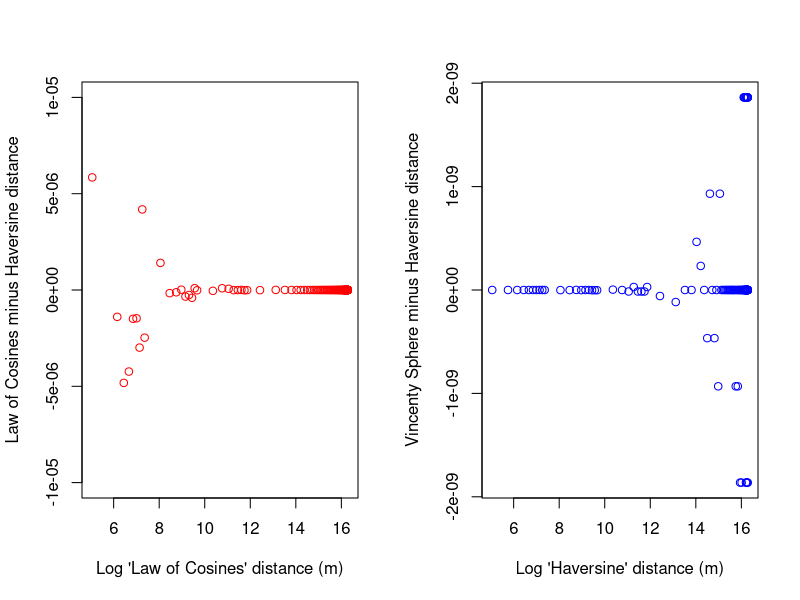
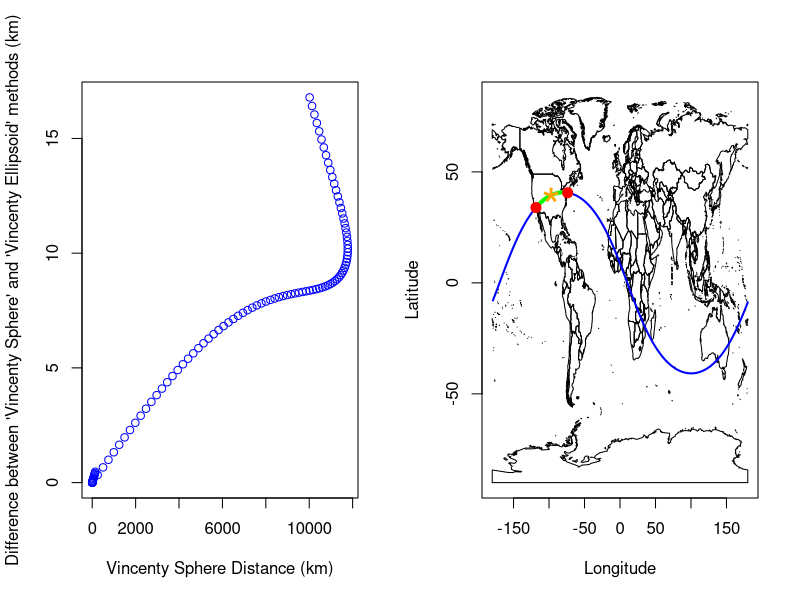
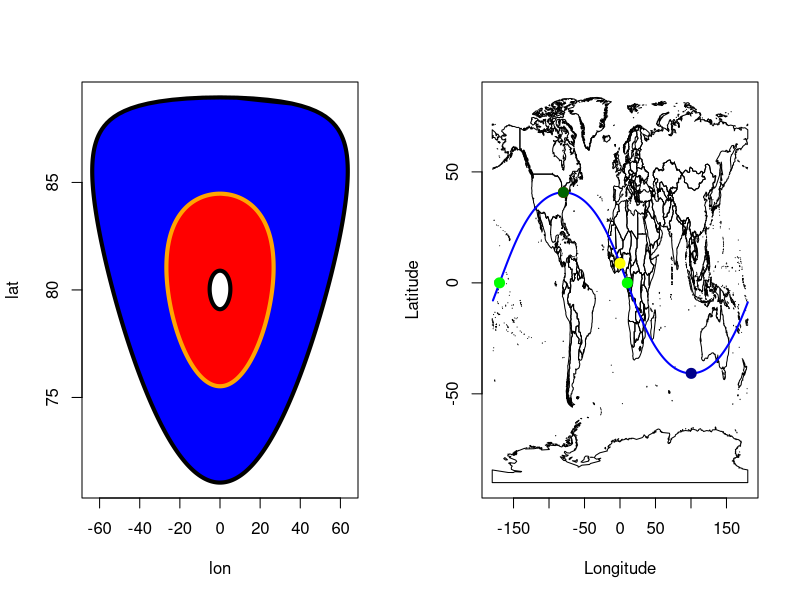
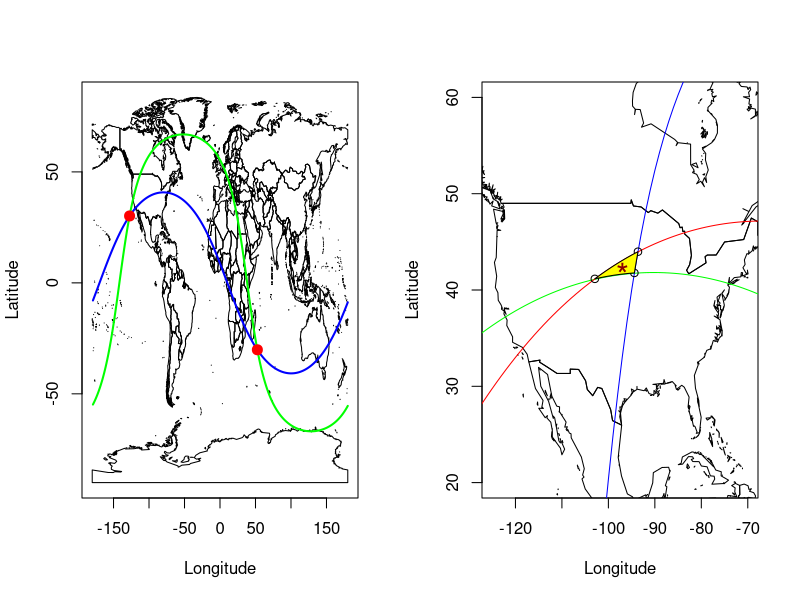
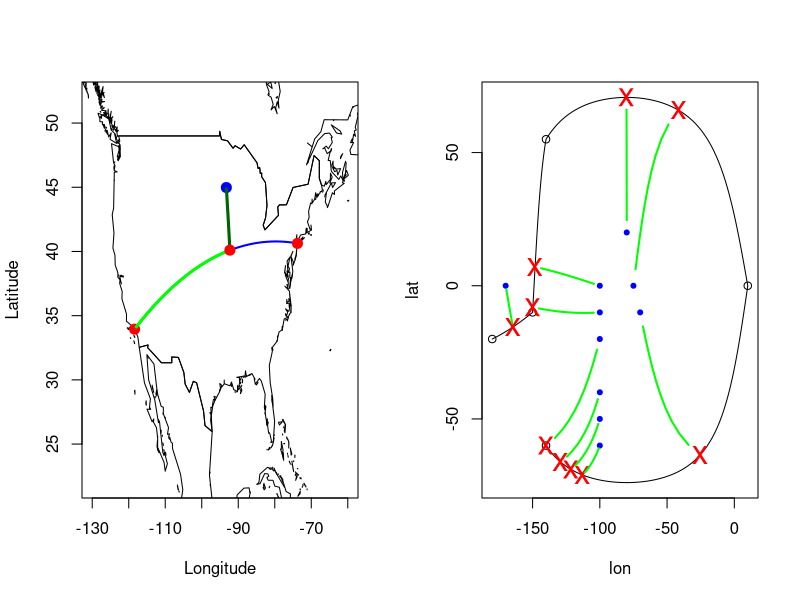
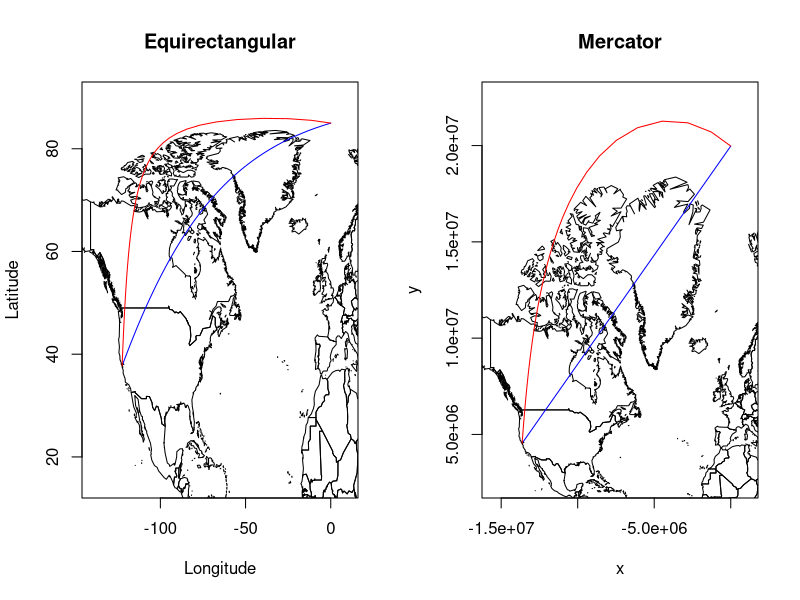
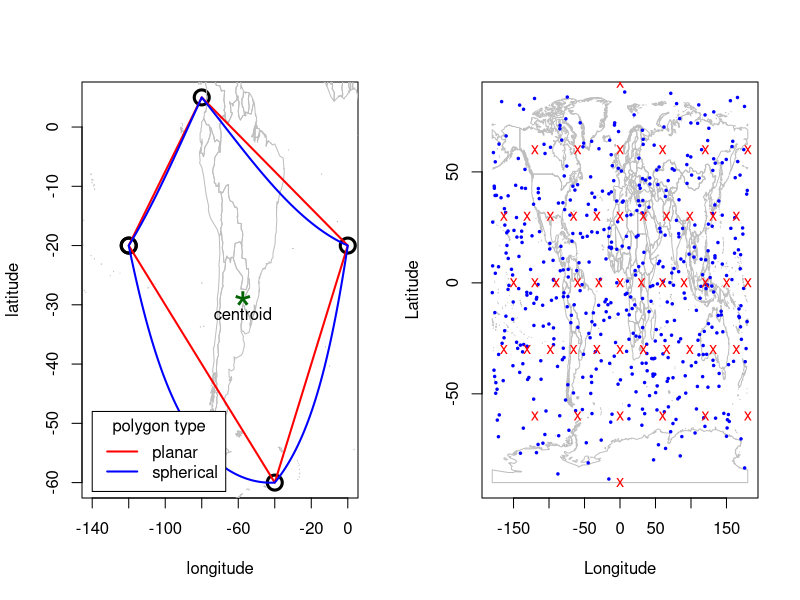
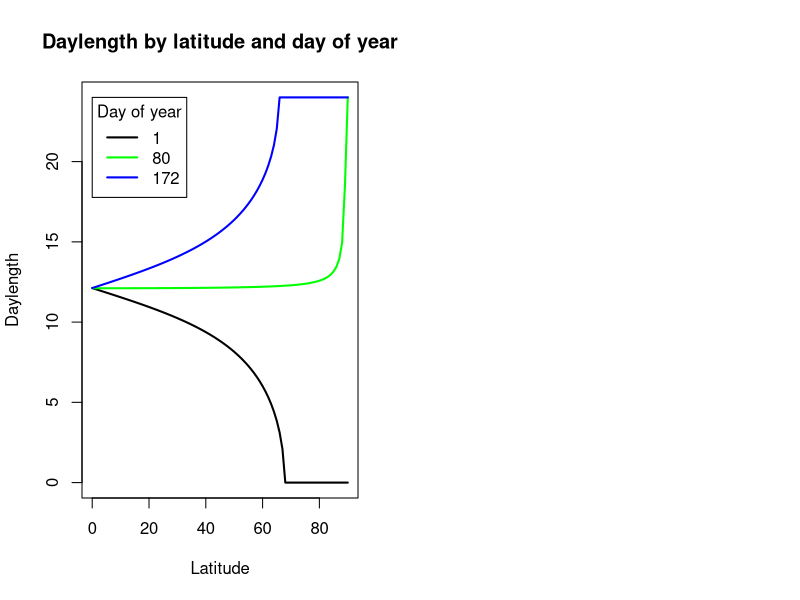

Generate these figures, in order, with R:
### R code from vignette source 'geosphere.Rnw'

###################################################
### code chunk number 1: foo
###################################################
options(keep.source = TRUE, width = 60)
foo <- packageDescription("geosphere")


###################################################
### code chunk number 2: geosphere.Rnw:58-71
###################################################
library(geosphere)
Lon <- c(1:9/1000, 1:9/100, 1:9/10, 1:90*2) 
Lat <- c(1:9/1000, 1:9/100, 1:9/10, 1:90) 
dcos <- distCosine(c(0,0), cbind(Lon, Lat))
dhav <- distHaversine(c(0,0), cbind(Lon, Lat))
dvsp <- distVincentySphere(c(0,0), cbind(Lon, Lat))
par(mfrow=(c(1,2)))
plot(log(dcos), dcos-dhav, col='red', ylim=c(-1e-05, 1e-05), 
            xlab="Log 'Law of Cosines' distance (m)", 
            ylab="Law of Cosines minus Haversine distance")
plot(log(dhav), dhav-dvsp, col='blue',
            xlab="Log 'Haversine' distance (m)", 
            ylab="Vincenty Sphere minus Haversine distance")


###################################################
### code chunk number 3: geosphere.Rnw:76-79
###################################################
dvse <- distVincentyEllipsoid(c(0,0), cbind(Lon, Lat))
plot(dvsp/1000, (dvsp-dvse)/1000, col='blue', xlab='Vincenty Sphere Distance (km)', 
        ylab="Difference between 'Vincenty Sphere' and 'Vincenty Ellipsoid' methods (km)")


###################################################
### code chunk number 4: geosphere.Rnw:89-102
###################################################
LA <- c(-118.40, 33.95)
NY <- c(-73.78,  40.63)
data(wrld)
plot(wrld, type='l')
gc <- greatCircle(LA, NY)
lines(gc, lwd=2, col='blue')
gci <- gcIntermediate(LA, NY)
lines(gci, lwd=4, col='green')
points(rbind(LA, NY), col='red', pch=20, cex=2)
mp <- midPoint(LA, NY)
onGreatCircle(LA,NY, rbind(mp,c(0,0)))
points(mp, pch='*', cex=3, col='orange')
greatCircleBearing(LA, brng=270, n=10)


###################################################
### code chunk number 5: geosphere.Rnw:109-117
###################################################
destPoint(LA, b=65, d=100000)
circle=destPoint(c(0,80), b=1:365, d=1000000)
circle2=destPoint(c(0,80), b=1:365, d=500000)
circle3=destPoint(c(0,80), b=1:365, d=100000)
plot(circle, type='l')
polygon(circle, col='blue', border='black', lwd=4)
polygon(circle2, col='red', lwd=4, border='orange')
polygon(circle3, col='white', lwd=4, border='black')


###################################################
### code chunk number 6: geosphere.Rnw:125-139
###################################################
ml <- gcMaxLat(LA, NY)
lat0 <- gcLat(LA, NY, lon=0)
lon0 <- gcLon(LA, NY, lat=0)
plot(wrld, type='l')
lines(gc, lwd=2, col='blue')
points(ml, col='red', pch=20, cex=2)
points(cbind(0, lat0), pch=20, cex=2, col='yellow') 
points(t(rbind(lon0, 0)), pch=20, cex=2, col='green' )

f <- function(lon){gcLat(LA, NY, lon)}
opt <- optimize(f, interval=c(-180, 180), maximum=TRUE)
points(opt$maximum, opt$objective, pch=20, cex=2, col='dark green' )
anti <- antipode(c(opt$maximum, opt$objective)) 
points(anti, pch=20, cex=2, col='dark blue' )


###################################################
### code chunk number 7: geosphere.Rnw:146-161
###################################################
SF <- c(-122.44, 37.74)
AM <- c(4.75, 52.31)
gc2 <- greatCircle(AM, SF)
plot(wrld, type='l')
lines(gc, lwd=2, col='blue')
lines(gc2, lwd=2, col='green')
int <- gcIntersect(LA, NY, SF, AM)
int
antipodal(int[,1:2], int[,3:4])
points(rbind(int[,1:2], int[,3:4]), col='red', pch=20, cex=2)
bearing1 <- bearing(LA, NY)
bearing2 <- bearing(SF, AM)
bearing1
bearing2
gcIntersectBearing(LA, bearing1, SF, bearing2)


###################################################
### code chunk number 8: geosphere.Rnw:169-189
###################################################
MS <- c(-93.26, 44.98)
gc1 <- greatCircleBearing(NY, 281)
gc2 <- greatCircleBearing(MS, 195)
gc3 <- greatCircleBearing(LA, 55)
plot(wrld, type='l', xlim=c(-125, -70), ylim=c(20, 60))
lines(gc1, col='green')
lines(gc2, col='blue')
lines(gc3, col='red')

int <- gcIntersectBearing(rbind(NY, NY, MS), 
            c(281, 281, 195), rbind(MS, LA, LA), c(195, 55, 55))
int
distm(rbind(int[,1:2], int[,3:4]))
int <- int[,1:2]
points(int)
poly <- rbind(int, int[1,])
centr <- centroid(poly)
poly2 <- makePoly(int)
polygon(poly2, col='yellow')
points(centr, pch='*', col='dark red', cex=2)


###################################################
### code chunk number 9: geo5
###################################################
d <- distCosine(LA, NY)
d
b <- bearing(LA, NY)
b
destPoint(LA, b, d)
NY
finalBearing(LA, NY)


###################################################
### code chunk number 10: geosphere.Rnw:213-224
###################################################
atd <- alongTrackDistance(LA, NY, MS)
p <- destPoint(LA, b, atd)
plot(wrld, type='l', xlim=c(-130,-60), ylim=c(22,52))
lines(gci, col='blue', lwd=2)
points(rbind(LA, NY), col='red', pch=20, cex=2)
points(MS[1], MS[2], pch=20, col='blue', cex=2)
lines(gcIntermediate(LA, p), col='green', lwd=3)
lines(gcIntermediate(MS, p), col='dark green', lwd=3)
points(p, pch=20, col='red', cex=2)
dist2gc(LA, NY, MS)
distCosine(p, MS)


###################################################
### code chunk number 11: geosphere.Rnw:232-241
###################################################
line <- rbind(c(-180,-20), c(-150,-10), c(-140,55), c(10, 0), c(-140,-60))
pnts <- rbind(c(-170,0), c(-75,0), c(-70,-10), c(-80,20), c(-100,-50),
           c(-100,-60), c(-100,-40), c(-100,-20), c(-100,-10), c(-100,0))
d = dist2Line(pnts, line)
plot( makeLine(line), type='l')
points(line)
points(pnts, col='blue', pch=20)
points(d[,2], d[,3], col='red', pch='x', cex=2)
for (i in 1:nrow(d)) lines(gcIntermediate(pnts[i,], d[i,2:3], 10), lwd=2, col='green')


###################################################
### code chunk number 12: geosphere.Rnw:249-269
###################################################
NP <- c(0, 85)
bearing(SF, NP)
b <- bearingRhumb(SF, NP)
b
dc <- distCosine(SF, NP)
dr <- distRhumb(SF, NP)
dc / dr

pr <- destPointRhumb(SF, b, d=round(dr/100) * 1:100)
pc <- rbind(SF, gcIntermediate(SF, NP), NP)
par(mfrow=c(1,2))
data(wrld)
plot(wrld, type='l', xlim=c(-140,10), ylim=c(15,90), main='Equirectangular')
lines(pr, col='blue')
lines(pc, col='red')
data(merc)
plot(merc, type='l', xlim=c(-15584729, 1113195), 
                     ylim=c(2500000, 22500000), main='Mercator')
lines(mercator(pr), col='blue')
lines(mercator(pc), col='red')


###################################################
### code chunk number 13: geosphere.Rnw:277-291
###################################################
pol <- rbind(c(-120,-20), c(-80,5), c(0, -20), c(-40,-60), c(-120,-20))
areaPolygon(pol)
perimeter(pol)
centroid(pol)
#span(pol, fun=max)
nicepoly = makePoly(pol)
plot(pol, xlab='longitude', ylab='latitude', cex=2, lwd=3, xlim=c(-140, 0))
lines(wrld, col='grey')
lines(pol, col='red', lwd=2)
lines(nicepoly, col='blue', lwd=2)
points(centroid(pol), pch='*', cex=3, col='dark green')
text(centroid(pol)-c(0,2.5), 'centroid')
legend(-140, -48, c('planar','spherical'), lty=1, lwd=2, 
                 col=c('red', 'blue'), title='polygon type')


###################################################
### code chunk number 14: geosphere.Rnw:299-304
###################################################
plot(wrld, type='l', col='grey')
a = randomCoordinates(500)
points(a, col='blue', pch=20, cex=0.5)
b = regularCoordinates(3)
points(b, col='red', pch='x')


###################################################
### code chunk number 15: geosphere.Rnw:313-321
###################################################
as.Date(80, origin='2009-12-31')
as.Date(172, origin='2009-12-31')
plot(0:90, daylength(lat=0:90, doy=1), ylim=c(0,24), type='l', xlab='Latitude', 
        ylab='Daylength', main='Daylength by latitude and day of year', lwd=2)
lines(0:90, daylength(lat=0:90, doy=80), col='green', lwd=2)
lines(0:90, daylength(lat=0:90, doy=172), col='blue', lwd=2)
legend(0,24, c('1','80','172'), lty=1, lwd=2, col=c('black', 'green', 'blue'), 
        title='Day of year')
